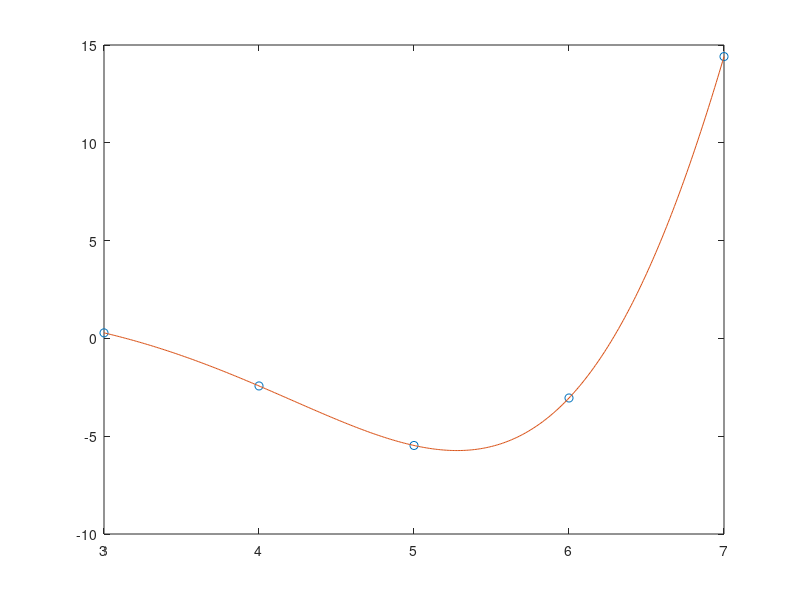

This chart was generated by the following MATLAB code:
f = @(x) (exp(x).*sin(x)) ./ (x.^2 + 1);

x1 = 3:1:7;
y1 = f(x1);

x2 = 3:0.01:7;
y2 = f(x2);

figure(1)
plot(x1, y1, 'o', x2, y2)